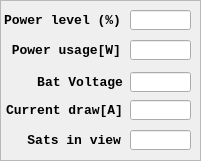
       <widget class="QFrame" name="frame_3">
        <property name="geometry">
         <rect>
          <x>750</x>
          <y>80</y>
          <width>201</width>
          <height>161</height>
         </rect>
        </property>
        <property name="frameShape">
         <enum>QFrame::StyledPanel</enum>
        </property>
        <property name="frameShadow">
         <enum>QFrame::Raised</enum>
        </property>
        <widget class="QLineEdit" name="txtBatVoltage">
         <property name="enabled">
          <bool>true</bool>
         </property>
         <property name="geometry">
          <rect>
           <x>130</x>
           <y>72</y>
           <width>61</width>
           <height>20</height>
          </rect>
         </property>
         <property name="readOnly">
          <bool>true</bool>
         </property>
        </widget>
        <widget class="QLineEdit" name="txtCurrentDraw">
         <property name="enabled">
          <bool>true</bool>
         </property>
         <property name="geometry">
          <rect>
           <x>130</x>
           <y>100</y>
           <width>61</width>
           <height>20</height>
          </rect>
         </property>
         <property name="readOnly">
          <bool>true</bool>
         </property>
        </widget>
        <widget class="QLabel" name="label_13">
         <property name="geometry">
          <rect>
           <x>32</x>
           <y>72</y>
           <width>91</width>
           <height>20</height>
          </rect>
         </property>
         <property name="font">
          <font>
           <family>Monospace</family>
           <pointsize>10</pointsize>
           <weight>75</weight>
           <italic>false</italic>
           <bold>true</bold>
          </font>
         </property>
         <property name="text">
          <string>Bat Voltage</string>
         </property>
         <property name="alignment">
          <set>Qt::AlignRight|Qt::AlignTrailing|Qt::AlignVCenter</set>
         </property>
        </widget>
        <widget class="QLabel" name="label_14">
         <property name="geometry">
          <rect>
           <x>2</x>
           <y>100</y>
           <width>121</width>
           <height>20</height>
          </rect>
         </property>
         <property name="font">
          <font>
           <family>Monospace</family>
           <pointsize>10</pointsize>
           <weight>75</weight>
           <italic>false</italic>
           <bold>true</bold>
          </font>
         </property>
         <property name="text">
          <string>Current draw[A]</string>
         </property>
         <property name="alignment">
          <set>Qt::AlignRight|Qt::AlignTrailing|Qt::AlignVCenter</set>
         </property>
        </widget>
        <widget class="QLineEdit" name="txtNumSats">
         <property name="enabled">
          <bool>true</bool>
         </property>
         <property name="geometry">
          <rect>
           <x>130</x>
           <y>130</y>
           <width>61</width>
           <height>20</height>
          </rect>
         </property>
         <property name="readOnly">
          <bool>true</bool>
         </property>
        </widget>
        <widget class="QLabel" name="label_35">
         <property name="geometry">
          <rect>
           <x>0</x>
           <y>130</y>
           <width>121</width>
           <height>20</height>
          </rect>
         </property>
         <property name="font">
          <font>
           <family>Monospace</family>
           <pointsize>10</pointsize>
           <weight>75</weight>
           <italic>false</italic>
           <bold>true</bold>
          </font>
         </property>
         <property name="text">
          <string>Sats in view</string>
         </property>
         <property name="alignment">
          <set>Qt::AlignRight|Qt::AlignTrailing|Qt::AlignVCenter</set>
         </property>
        </widget>
        <widget class="QLabel" name="label_37">
         <property name="geometry">
          <rect>
           <x>0</x>
           <y>40</y>
           <width>121</width>
           <height>20</height>
          </rect>
         </property>
         <property name="font">
          <font>
           <family>Monospace</family>
           <pointsize>10</pointsize>
           <weight>75</weight>
           <italic>false</italic>
           <bold>true</bold>
          </font>
         </property>
         <property name="text">
          <string>Power usage[W]</string>
         </property>
         <property name="alignment">
          <set>Qt::AlignRight|Qt::AlignTrailing|Qt::AlignVCenter</set>
         </property>
        </widget>
        <widget class="QLineEdit" name="txtPower">
         <property name="enabled">
          <bool>true</bool>
         </property>
         <property name="geometry">
          <rect>
           <x>130</x>
           <y>40</y>
           <width>61</width>
           <height>20</height>
          </rect>
         </property>
         <property name="text">
          <string/>
         </property>
         <property name="readOnly">
          <bool>true</bool>
         </property>
        </widget>
        <widget class="QLabel" name="label_38">
         <property name="geometry">
          <rect>
           <x>0</x>
           <y>10</y>
           <width>121</width>
           <height>20</height>
          </rect>
         </property>
         <property name="font">
          <font>
           <family>Monospace</family>
           <pointsize>10</pointsize>
           <weight>75</weight>
           <italic>false</italic>
           <bold>true</bold>
          </font>
         </property>
         <property name="text">
          <string>Power level (%)</string>
         </property>
         <property name="alignment">
          <set>Qt::AlignRight|Qt::AlignTrailing|Qt::AlignVCenter</set>
         </property>
        </widget>
        <widget class="QLineEdit" name="txtBatRemaining">
         <property name="enabled">
          <bool>true</bool>
         </property>
         <property name="geometry">
          <rect>
           <x>130</x>
           <y>10</y>
           <width>61</width>
           <height>20</height>
          </rect>
         </property>
         <property name="text">
          <string/>
         </property>
         <property name="readOnly">
          <bool>true</bool>
         </property>
        </widget>
       </widget>
